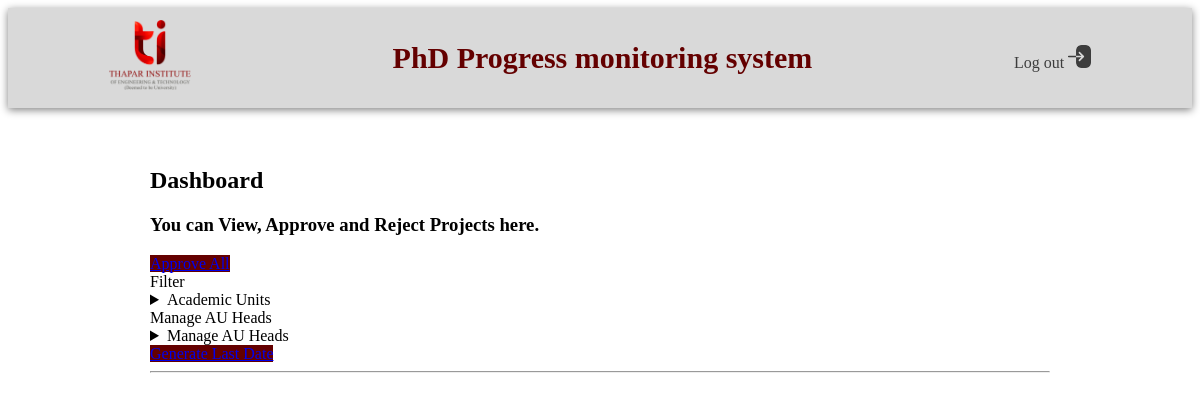
The page /adordc (signed in) on the database as committed earlier.
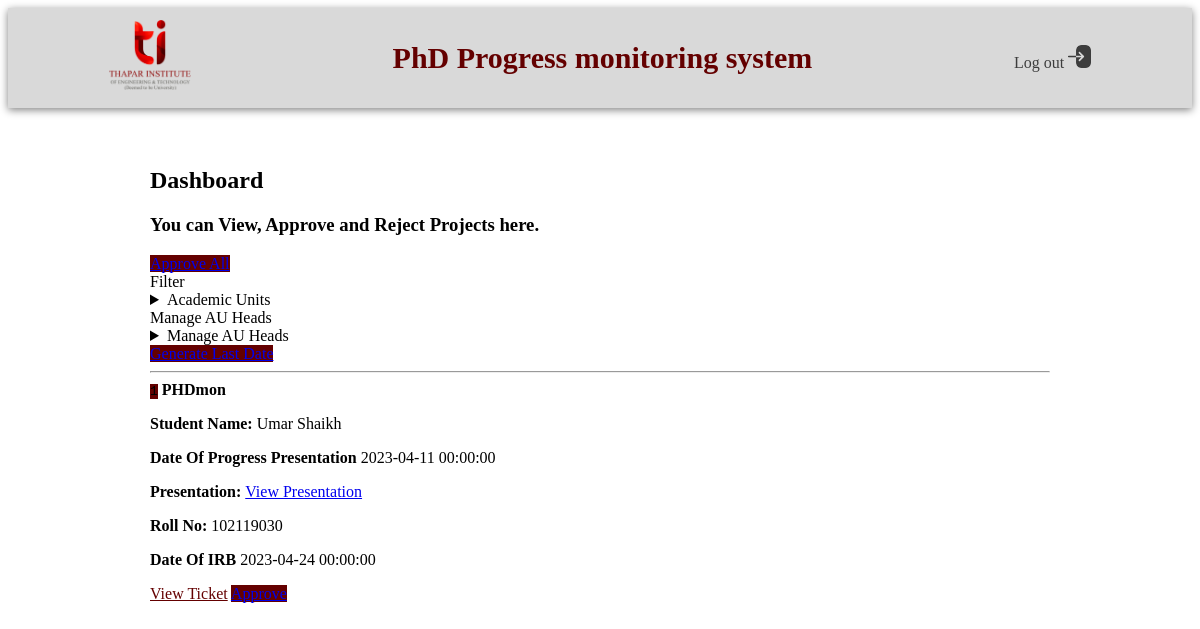
The same page on the database as committed later.
### app.py (models this page shows)
class Ticket(db.Model):
    Project_ID = db.Column(db.Integer, primary_key=True)
    Roll_No = db.Column(db.String(50), unique=True, nullable=False)
    Student_Name = db.Column(db.String(50), unique=True, nullable=False)
    Student_Email = db.Column(db.String(50), unique=True, nullable=False)
    Au = db.Column(db.String(50), nullable=False)
    Date_Of_Registration = db.Column(db.DateTime, nullable=False)
    Gate = db.Column(db.Boolean, nullable=False)
    Project_Title = db.Column(db.String(50), nullable=False)
    Date_Of_IRB = db.Column(db.DateTime, nullable=False)
    Date_Of_Progress_Presentation = db.Column(db.DateTime, nullable=False)
    File_Path = db.Column(db.String(50), unique=True, nullable=False)
    Publications = db.Column(db.String(50))
    Conferences = db.Column(db.String(50))
    Supervisor1_Name = db.Column(db.String(50))
    Supervisor1_Email = db.Column(db.String(50))
    Supervisor1_Approval = db.Column(db.Boolean)
    Supervisor1_Remarks = db.Column(db.String(100))
    Supervisor1_Marks = db.Column(db.Integer)
    Supervisor2_Name = db.Column(db.String(50))
    Supervisor2_Email = db.Column(db.String(50))
    Supervisor2_Approval = db.Column(db.Boolean)
    Supervisor2_Remarks = db.Column(db.String(100))
    Supervisor2_Marks = db.Column(db.Integer)
    Supervisor3_Name = db.Column(db.String(50))
    Supervisor3_Email = db.Column(db.String(50))
    Supervisor3_Approval = db.Column(db.Boolean)
    Supervisor3_Remarks = db.Column(db.String(100))
    Supervisor3_Marks = db.Column(db.Integer)
    Committee1_Name = db.Column(db.String(50))
    Committee1_Email = db.Column(db.String(50))
    Committee1_Approval = db.Column(db.Boolean)
    Committee1_Remarks = db.Column(db.String(100))
    Committee2_Name = db.Column(db.String(50))
    Committee2_Email = db.Column(db.String(50))
    Committee2_Approval = db.Column(db.Boolean)
    Committee2_Remarks = db.Column(db.String(100))
    Committee3_Name = db.Column(db.String(50))
    Committee3_Email = db.Column(db.String(50))
    Committee3_Approval = db.Column(db.Boolean)
    Committee3_Remarks = db.Column(db.String(100))
    Committee4_Name = db.Column(db.String(50))
    Committee4_Email = db.Column(db.String(50))
    Committee4_Approval = db.Column(db.Boolean)
    Committee4_Remarks = db.Column(db.String(100))
    Committee5_Name = db.Column(db.String(50))
    Committee5_Email = db.Column(db.String(50))
    Committee5_Approval = db.Column(db.Boolean)
    Committee5_Remarks = db.Column(db.String(100))
    Au_Approval = db.Column(db.Boolean)
    Adordc_Approval = db.Column(db.Boolean)
    LastDate = db.Column(db.DateTime, nullable=False)

### app.py (the view)
@app.route('/adordc', methods=['GET', 'POST'])
def adordc():
    if 'email' not in session:
        return redirect(url_for('login'))
    if session['role'] != 'admin':
        return redirect(url_for('login'))
    tickets = Ticket.query.filter_by(Au_Approval=True).all()
    tickets = [ticket.__dict__ for ticket in tickets]
    Au = session['Au']
    return render_template('adordc.html', Tickets=tickets, success='', last_date=last_date)

### templates/adordc.html (shortened to what this page needs)
<!DOCTYPE html>
<html lang="en" data-theme="light">
<head>
    <link rel="stylesheet" href="https://unpkg.com/@picocss/pico@1.*/css/pico.min.css">
</head>
<body>
    <nav class="nav">
        <div class="logo">
            <img src="{{ url_for('static', filename='images/tietlogo.png') }}" alt="logo">
        </div>
        <div class="brand">
            <strong>PhD Progress monitoring system</strong>
        </div>
        <div class="logout">
            <a href="/logout">Log out <img src="{{ url_for('static', filename='images/logout.png') }}" alt="logout"></a>
        </div>
    </nav>
    <article class="container1 article">
        <header class="grid">
        <div>
            <hgroup>
            <h1>Dashboard</h1>
            <h3>You can View, Approve and Reject Projects here.</h3>
            </hgroup>
            <a href="/adordc/approve_all" class="primary" role="button">Approve All</a>
        </div>
        <div>
        <label for="filter">Filter</label>
            <details id="filter" role="list">
                <summary aria-haspopup="listbox">Academic Units</summary>
            </details>
        </div>
        </header>
        <label for="users">Manage AU Heads</label>
        <details id="users" role="list">
            <summary aria-haspopup="listbox">Manage AU Heads</summary>
        </details>
        <a href="/last_date" role="button" class="primary">Generate Last Date</a>
        <hr>
        {% for Ticket in Tickets %}
            <article class=" article">
                <header>
                    <kbd>{{ Ticket['Project_ID'] }}</kbd> <b>{{ Ticket['Project_Title'] }} </b>
                </header>
                <div class="grid">
                    <div>
                        <p><b>Student Name:</b> {{ Ticket['Student_Name'] }}</p>
                        <p><b>Date Of Progress Presentation</b> {{ Ticket['Date_Of_Progress_Presentation'] }}</p>
                        <p><b>Presentation: </b><a href="/file/{{ Ticket['Project_ID'] }}">View Presentation</a></p>
                    </div>
                    <div>
                        <p><b>Roll No:</b> {{ Ticket['Roll_No'] }}</p>
                        <p><b>Date Of IRB</b> {{ Ticket['Date_Of_IRB'] }}</p>
                    </div>
                </div>
                <footer>
                    <div class="grid">
                        <a class="secondary" href="/ticket_created/{{ Ticket['Project_ID'] }}" role="button" target="_blank" class="outline">View Ticket</a>
                        {% if Ticket['Au_Approval'] == 1 %}
                            <a class="primary" href="/adordc/{{ Ticket['Project_ID'] }}/approve" role="button" class="contrast">Approve</a>
                        {% endif %}
                    </div>
                </footer>
            </article>
        {% endfor %}
    </article>
</body>
</html>

### templates/adordc.html (style rules this page uses)
[data-theme="light"], :root:not([data-theme="dark"]) { --primary: #640000; --primary-hover: #640000; --primary-focus: rgba(143, 143, 143, 0.125); --primary-inverse: #FFF; }
.primary { background-color: #640000; border-color: #640000; border-radius: 0; }
.secondary { background-color: white; color: #640000; border-color: #640000; border-radius: 0; }
.article { padding-bottom: 0; margin-bottom: 5%; box-shadow: none; border: none; border-radius: 0; }
.nav { background-color: #D9D9D9; color: #640000; min-height: 100px; display: flex; align-items: center; justify-content: space-around; margin-bottom: 3%; box-shadow: 0 2px 8px grey; font-family: 'Times New Roman', Times, serif; font-size: 30px; }
.nav img { height: 70px; }
.logout a { color: #3D3D3D; cursor: pointer; text-decoration: none; font-size: medium; }
.logout img { height: 23px; }
article.container1 { width: 75vw; margin: 5% auto 0; }
kbd { background-color: #640000; }

Rows that differ between the two databases and show on the page:
now on this page (row edited): Ticket: Project_ID "1", Project_Title "PHDmon", Student_Name "Umar Shaikh", Date_Of_Progress_Presentation "2023-04-11 00:00:00", Roll_No "102119030", Date_Of_IRB "2023-04-24 00:00:00"
